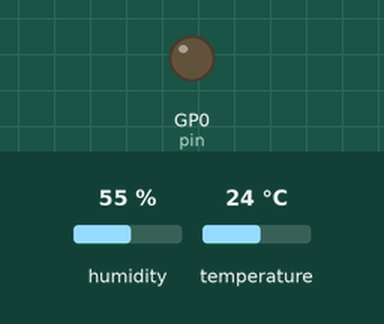
A program run on a simulated Raspberry Pi Pico running MicroPython. Shown: output pins drawn as LEDs (lit = HIGH). The test bench sets the inputs (shaded band); at power-on: temperature 24 °C, humidity 55 %. The clock reads 2024-03-15 10:24:30 at power-on unless the program sets it; pins used as bus, display or sensor lines are not drawn; what the program prints to the serial console is not drawn.

Above: at 1.2 s.
1.3 s: temperature set to 0 °C
3.6 s: humidity set to 68 %
Timing chart, 0 to 6.6 s (numbered marks = the images above; inputs shaded):
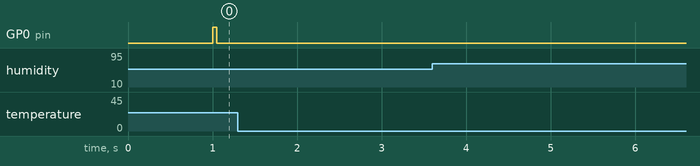

The program:

tempature-humidity.py
```python
import array
from machine import Pin
import utime
from micropython import const


class InvalidChecksum(Exception):
    pass


class InvalidPulseCount(Exception):
    pass

MAX_UNCHANGED = const(100)
MIN_INTERVAL_US = const(200000)
HIGH_LEVEL = const(50)
EXPECTED_PULSES = const(84)

class DHT11:
    _temperature: float
    _humidity: float

    def __init__(self, pin):
        self._pin = pin
        self._last_measure = utime.ticks_us()
        self._temperature = -1
        self._humidity = -1

    def measure(self):
        current_ticks = utime.ticks_us()
        if utime.ticks_diff(current_ticks, self._last_measure) < MIN_INTERVAL_US and (
            self._temperature > -1 or self._humidity > -1
        ):
            # Less than a second since last read, which is too soon according
            # to the datasheet
            return

        self._send_init_signal()
        pulses = self._capture_pulses()
        buffer = self._convert_pulses_to_buffer(pulses)
        self._verify_checksum(buffer)

        self._humidity = buffer[0] + buffer[1] / 10
        self._temperature = buffer[2] + buffer[3] / 10
        self._last_measure = utime.ticks_us()

    @property
    def humidity(self):
        self.measure()
        return self._humidity

    @property
    def temperature(self):
        self.measure()
        return self._temperature

    def _send_init_signal(self):
        self._pin.init(Pin.OUT, Pin.PULL_DOWN)
        self._pin.value(1)
        utime.sleep_ms(50)
        self._pin.value(0)
        utime.sleep_ms(18)

    def _capture_pulses(self):
        pin = self._pin
        pin.init(Pin.IN, Pin.PULL_UP)

        val = 1
        idx = 0
        transitions = bytearray(EXPECTED_PULSES)
        unchanged = 0
        timestamp = utime.ticks_us()

        while unchanged < MAX_UNCHANGED:
            if val != pin.value():
                if idx >= EXPECTED_PULSES:
                    raise InvalidPulseCount(
                        "Got more than {} pulses".format(EXPECTED_PULSES)
                    )
                now = utime.ticks_us()
                transitions[idx] = now - timestamp
                timestamp = now
                idx += 1

                val = 1 - val
                unchanged = 0
            else:
                unchanged += 1
        pin.init(Pin.OUT, Pin.PULL_DOWN)
        if idx != EXPECTED_PULSES:
            raise InvalidPulseCount(
                "Expected {} but got {} pulses".format(EXPECTED_PULSES, idx)
            )
        return transitions[4:]

    def _convert_pulses_to_buffer(self, pulses):
        """Convert a list of 80 pulses into a 5 byte buffer

        The resulting 5 bytes in the buffer will be:
            0: Integral relative humidity data
            1: Decimal relative humidity data
            2: Integral temperature data
            3: Decimal temperature data
            4: Checksum
        """
        # Convert the pulses to 40 bits
        binary = 0
        for idx in range(0, len(pulses), 2):
            binary = binary << 1 | int(pulses[idx] > HIGH_LEVEL)

        # Split into 5 bytes
        buffer = array.array("B")
        for shift in range(4, -1, -1):
            buffer.append(binary >> shift * 8 & 0xFF)
        return buffer

    def _verify_checksum(self, buffer):
        # Calculate checksum
        checksum = 0
        for buf in buffer[0:4]:
            checksum += buf
        if checksum & 0xFF != buffer[4]:
            raise InvalidChecksum()

pin = Pin(0, Pin.OUT, Pin.PULL_DOWN)
sensor = DHT11(pin)
while True:
    utime.sleep(1)
    try:
        print("-------------------------------------")
        print("Time: {}".format(utime.time()))
        print("Temperature: {}".format(sensor.temperature))
        print("Humidity: {}".format(sensor.humidity))
    except InvalidChecksum:
        print("Checksum from the sensor was invalid")
    except InvalidPulseCount:
        print("PulseCount from the sensor was invalid")
```

Measured:
- after the input at 1.3 s, every drawn part: stays the same
- after the input at 3.6 s, every drawn part: stays the same
